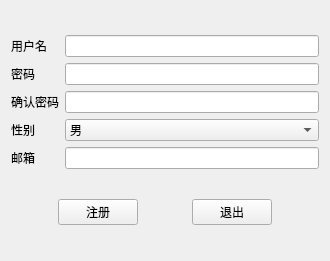
<?xml version="1.0" encoding="UTF-8"?>
<ui version="4.0">
 <class>Register</class>
 <widget class="QWidget" name="Register">
  <property name="geometry">
   <rect>
    <x>0</x>
    <y>0</y>
    <width>330</width>
    <height>261</height>
   </rect>
  </property>
  <property name="windowTitle">
   <string>Form</string>
  </property>
  <layout class="QVBoxLayout" name="verticalLayout">
   <item>
    <layout class="QGridLayout" name="gridLayout">
     <item row="1" column="1">
      <widget class="QLineEdit" name="password"/>
     </item>
     <item row="0" column="0">
      <widget class="QLabel" name="label">
       <property name="text">
        <string>用户名</string>
       </property>
      </widget>
     </item>
     <item row="5" column="1">
      <widget class="QLineEdit" name="emailAddr"/>
     </item>
     <item row="1" column="0">
      <widget class="QLabel" name="label_2">
       <property name="text">
        <string>密码</string>
       </property>
      </widget>
     </item>
     <item row="0" column="1">
      <widget class="QLineEdit" name="userName"/>
     </item>
     <item row="3" column="0">
      <widget class="QLabel" name="label_4">
       <property name="text">
        <string>性别</string>
       </property>
      </widget>
     </item>
     <item row="2" column="0">
      <widget class="QLabel" name="label_3">
       <property name="text">
        <string>确认密码</string>
       </property>
      </widget>
     </item>
     <item row="2" column="1">
      <widget class="QLineEdit" name="confirmPassword"/>
     </item>
     <item row="5" column="0">
      <widget class="QLabel" name="label_5">
       <property name="text">
        <string>邮箱</string>
       </property>
      </widget>
     </item>
     <item row="3" column="1">
      <widget class="QComboBox" name="sex">
       <item>
        <property name="text">
         <string>男</string>
        </property>
       </item>
       <item>
        <property name="text">
         <string>女</string>
        </property>
       </item>
      </widget>
     </item>
    </layout>
   </item>
   <item>
    <layout class="QHBoxLayout" name="horizontalLayout">
     <item>
      <spacer name="horizontalSpacer">
       <property name="orientation">
        <enum>Qt::Horizontal</enum>
       </property>
       <property name="sizeHint" stdset="0">
        <size>
         <width>40</width>
         <height>20</height>
        </size>
       </property>
      </spacer>
     </item>
     <item>
      <widget class="QPushButton" name="registerBtn">
       <property name="text">
        <string>注册</string>
       </property>
      </widget>
     </item>
     <item>
      <spacer name="horizontalSpacer_2">
       <property name="orientation">
        <enum>Qt::Horizontal</enum>
       </property>
       <property name="sizeHint" stdset="0">
        <size>
         <width>40</width>
         <height>20</height>
        </size>
       </property>
      </spacer>
     </item>
     <item>
      <widget class="QPushButton" name="closeBtn">
       <property name="text">
        <string>退出</string>
       </property>
      </widget>
     </item>
     <item>
      <spacer name="horizontalSpacer_3">
       <property name="orientation">
        <enum>Qt::Horizontal</enum>
       </property>
       <property name="sizeHint" stdset="0">
        <size>
         <width>40</width>
         <height>20</height>
        </size>
       </property>
      </spacer>
     </item>
    </layout>
   </item>
  </layout>
 </widget>
 <resources/>
 <connections/>
</ui>
